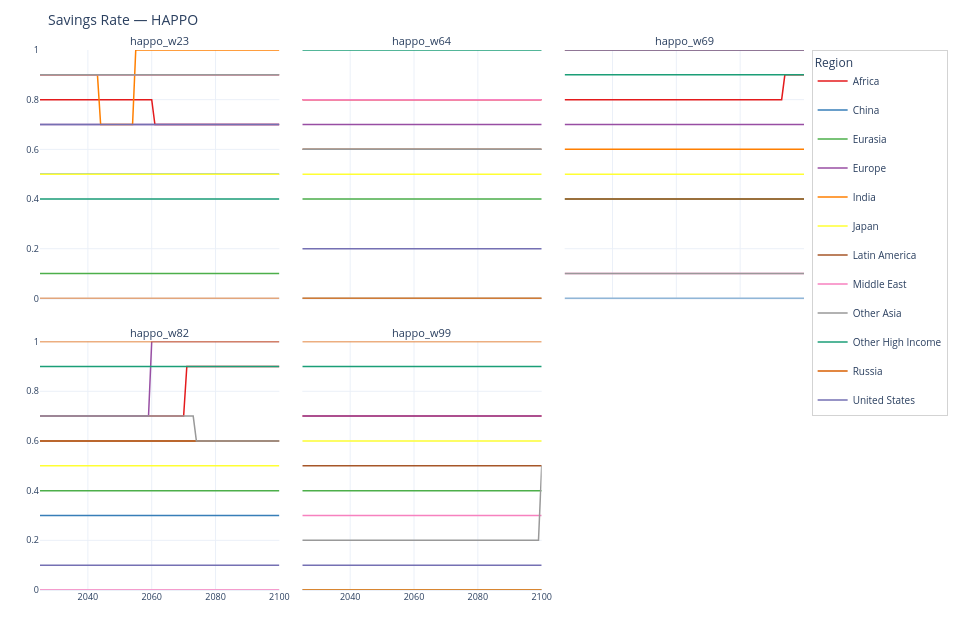
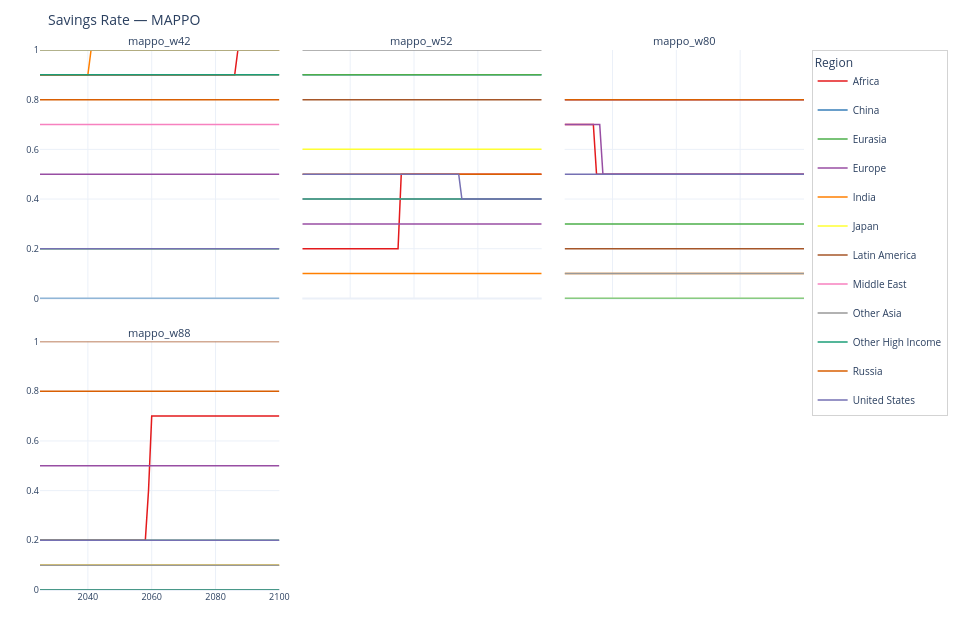

These figures' notebook cell, in order:
### Code cell
## Savings Rate by Region (grid per algorithm)

for algo, runs, info in [('HAPPO', happo_runs, happo_info), ('MAPPO', mappo_runs, mappo_info)]:
    paths, titles = [], []
    for run_name, run_dir in runs.items():
        paths.append(npy_path(run_dir, info[run_name]['prefix'], 'constrained_savings_rate'))
        titles.append(run_name)
    fig = plot_grouped_control_rate_grid(
        npy_paths=paths,
        subplot_titles=titles,
        suptitle=f'Savings Rate — {algo}',
        variable_label='Savings Rate',
        yaxis_range=[0, 1],
    )
    fig.show()
